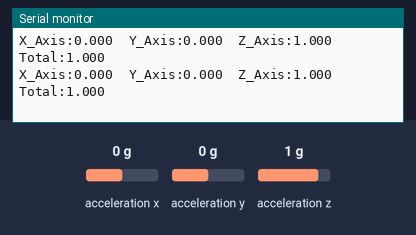
Bench run of a sketch on a simulated ESP8266 (NodeMCU). On the bench: the last lines printed to the serial monitor. The inputs (shaded band) are chosen by the test bench; at power-on: acceleration x 0 g, acceleration z 1 g, acceleration y 0 g.

Above: at 1.2 s.
1.3 s: acceleration x set to 0.8 g
At 2.4 s:
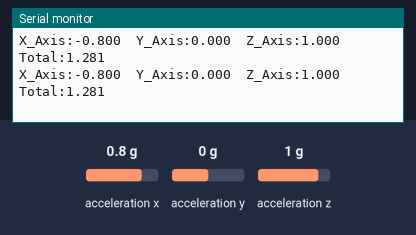
4.3 s: acceleration z set to -1.4 g
At 4.9 s:
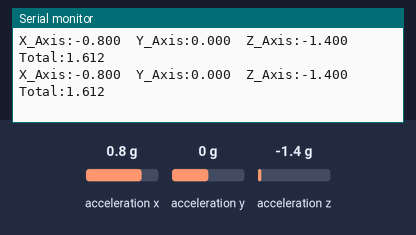
7.3 s: acceleration y set to 0.8 g
At 8.4 s:
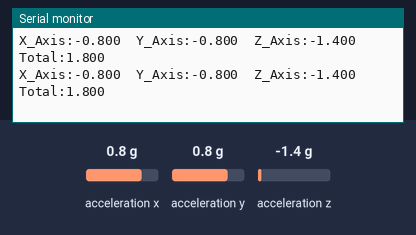
Timing chart, 0 to 10.3 s (numbered marks = the images above; inputs shaded):
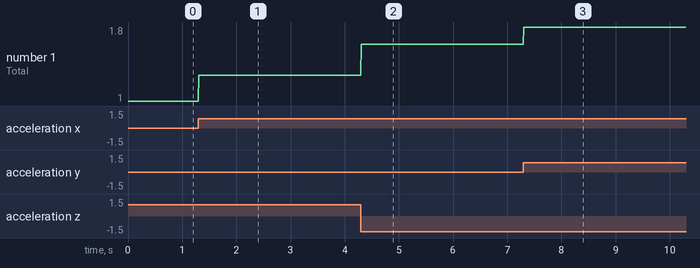

Measured:
- after the input at 1.3 s, the serial monitor: prints a new line at once (image 1)
- after the input at 4.3 s, the serial monitor: prints a new line at once (image 2)
- after the input at 7.3 s, the serial monitor: prints a new line at once (image 3)
- plotted number 1: 1 → 1.28 after the input at 1.3 s, 1.28 → 1.61 after the input at 4.3 s, 1.61 → 1.8 after the input at 7.3 s

The sketch:

basic-reading.ino
```cpp
// HW-616 Module   NodeMCU-32S (ESP32)   Notes
// 3.3V            3V3                   Main 3.3V power rail input
// GND             GND                   Common Ground reference
// SCL             GPIO22                Hardware I2C Clock Pin
// SDA             GPIO21                Hardware I2C Data Pin
// SA0 / ADR       3V3                   Tied High -> Locks address permanently to 0x1D
// 5V              -                     Leave Disconnected

#include <Wire.h>                 // Must include Wire library for I2C
#include "SparkFun_MMA8452Q.h"    // https://github.com/sparkfun/SparkFun_MMA8452Q_Arduino_Library

MMA8452Q accel;                   // create instance of the MMA8452 class

void setup() {
  Serial.begin(115200);
  Serial.println("MMA8452Q Basic Reading Code!");
  Wire.begin();

  if (accel.begin() == false) {
    Serial.println("Not Connected. Please check connections and read the hookup guide.");
    while (1);
  }

  /* Default scale is +/-2g (full-scale range)
     Set scale using SCALE_2G, SCALE_4G, SCALE_8G
     Sets scale to +/-2g, 4g, or 8g respectively
  */
  // accel.init(SCALE_8G);

  /* Default output data rate (ODR) is 800 Hz (fastest)
     Set data rate using ODR_800, ODR_400, ODR_200,
     ODR_100, ODR_50, ODR_12, ODR_6, ODR_1
     Sets data rate to 800, 400, 200, 100, 50, 12.5,
     6.25, or 1.56 Hz respectively
     See data sheet for relationship between voltage
     and ODR (pg. 7)
     https://cdn.sparkfun.com/datasheets/Sensors/Accelerometers/MMA8452Q-rev8.1.pdf */
  // accel.setDataRate(ODR_1);
}

void loop() {
  if (accel.available()) {      // Wait for new data from accelerometer
    // Acceleration of x, y, and z directions in g units
    // Inverting X and Y ensures that pointing the arrow DOWN gives a positive value
    float gX = -accel.getCalculatedX();
    float gY = -accel.getCalculatedY();
    float gZ = accel.getCalculatedZ(); // Z is already directionally correct

    // //raw data
    // float gRawX = -accel.getX();
    // float gRawY = -accel.getY();
    // float gRawZ = accel.getZ();

    // Net G-force vector formula: √(X² + Y² + Z²)
    float totalForce = sqrt((gX * gX) + (gY * gY) + (gZ * gZ));

    Serial.print("X_Axis:");
    Serial.print(gX, 3);

    Serial.print("\t");
    Serial.print("Y_Axis:");
    Serial.print(gY, 3);

    Serial.print("\t");
    Serial.print("Z_Axis:");
    Serial.print(gZ, 3);

    Serial.print("\t");
    Serial.print("Total:");
    Serial.print(totalForce, 3);

    // Serial.print("\t");
    // Serial.print("X_raw:");
    // Serial.print(gRawX, 3);

    // Serial.print("\t");
    // Serial.print("Y_Raw:");
    // Serial.print(gRawY, 3);

    // Serial.print("\t");
    // Serial.print("Z_Raw:");
    // Serial.print(gRawZ, 3);

    Serial.println();
  }
}
```
